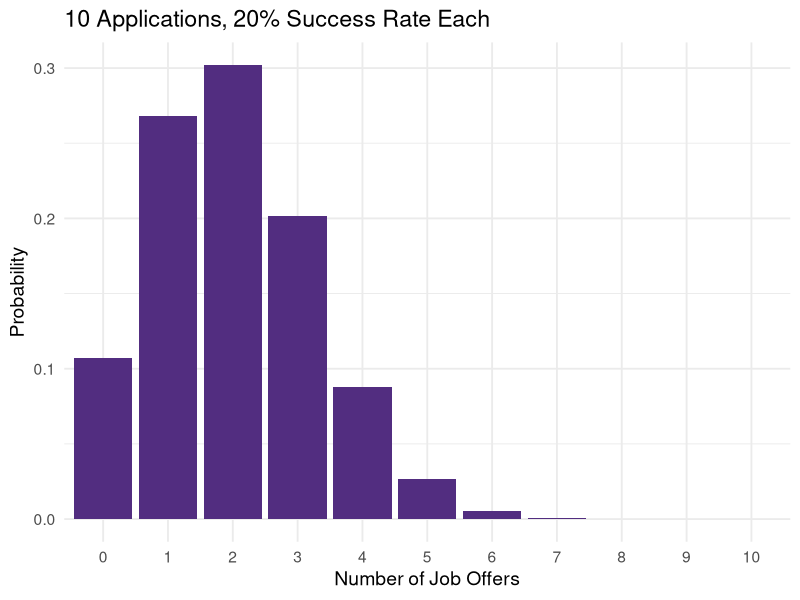
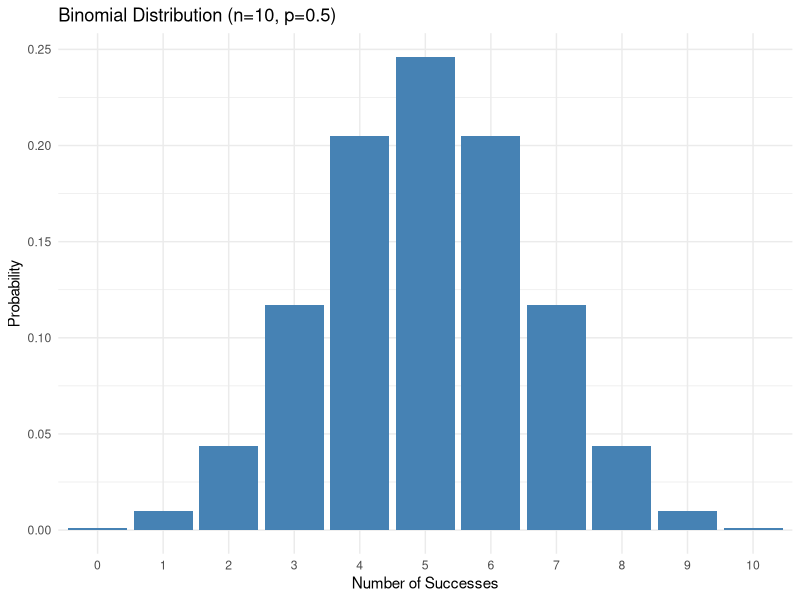
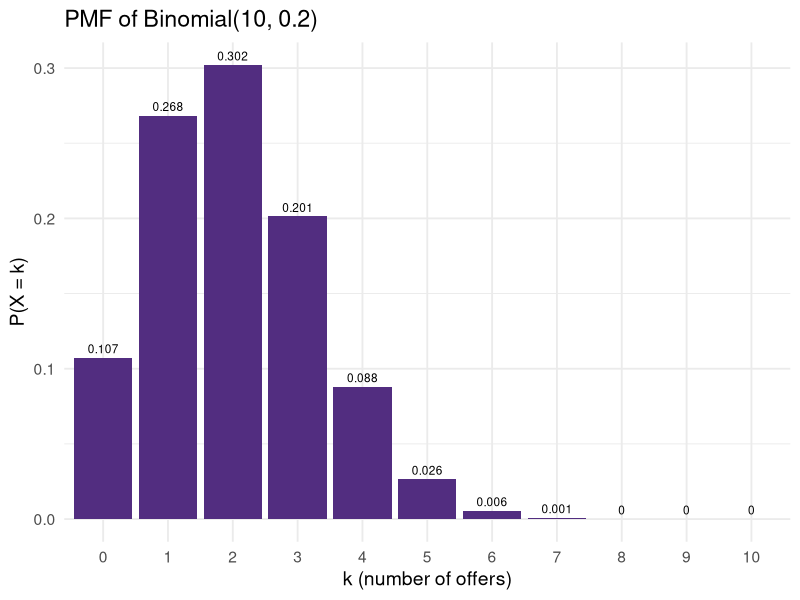
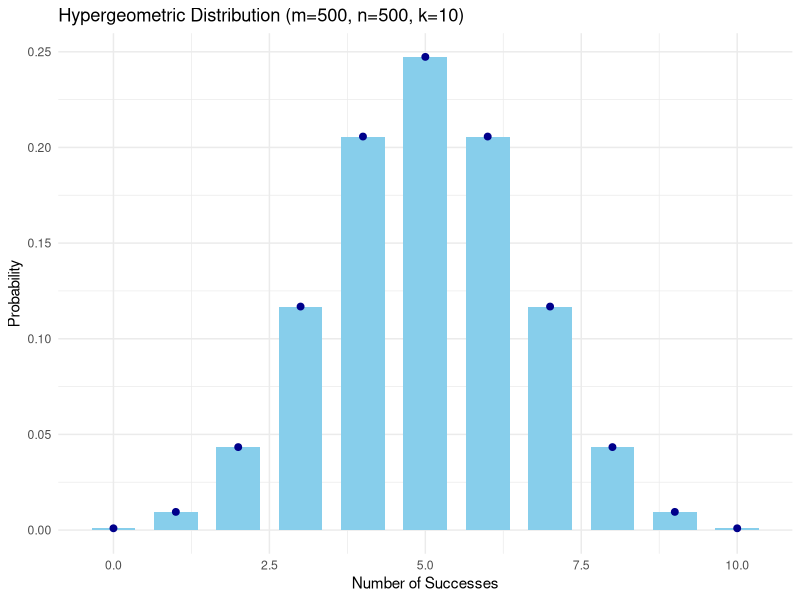
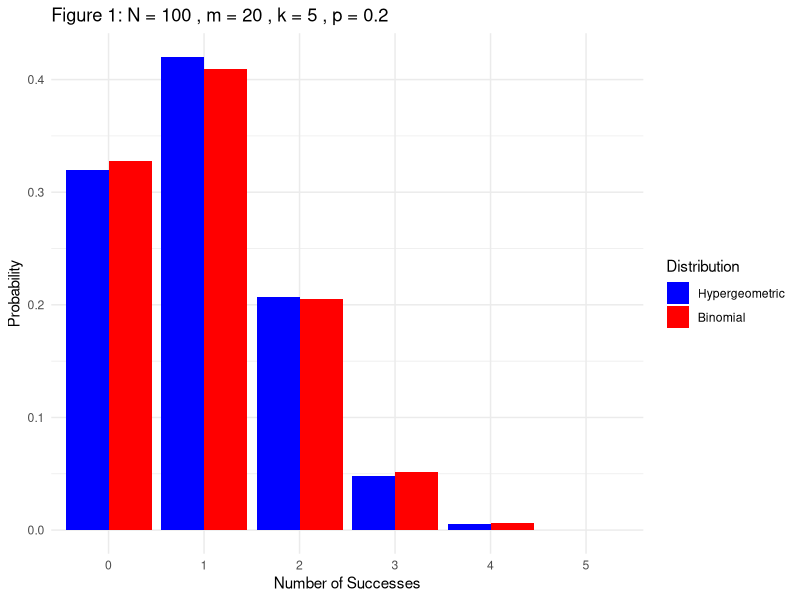
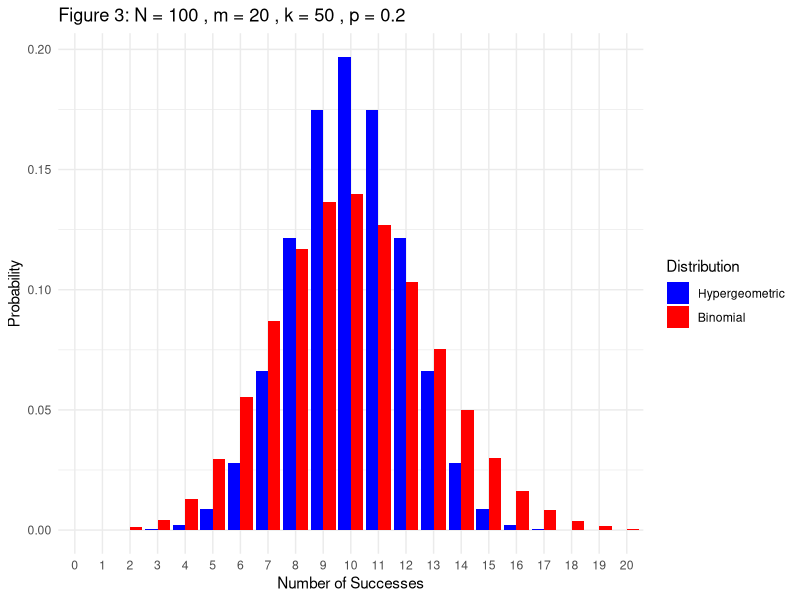
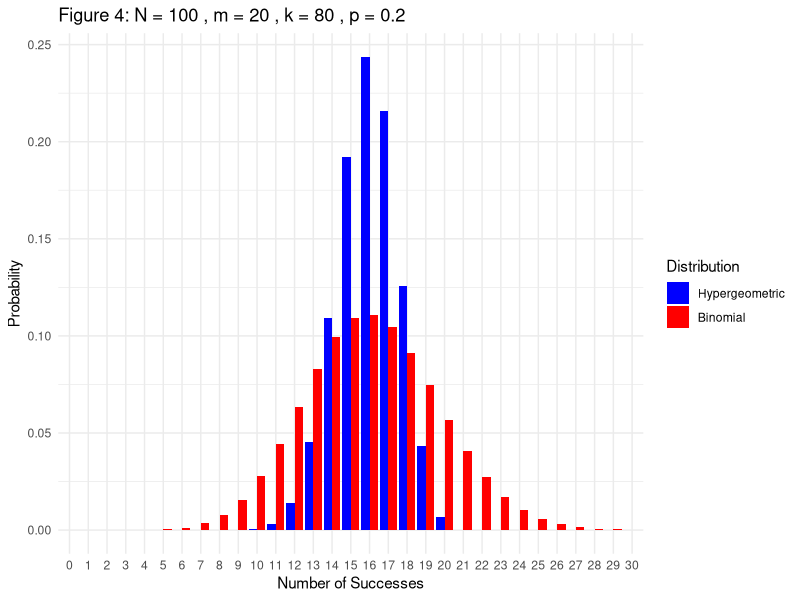
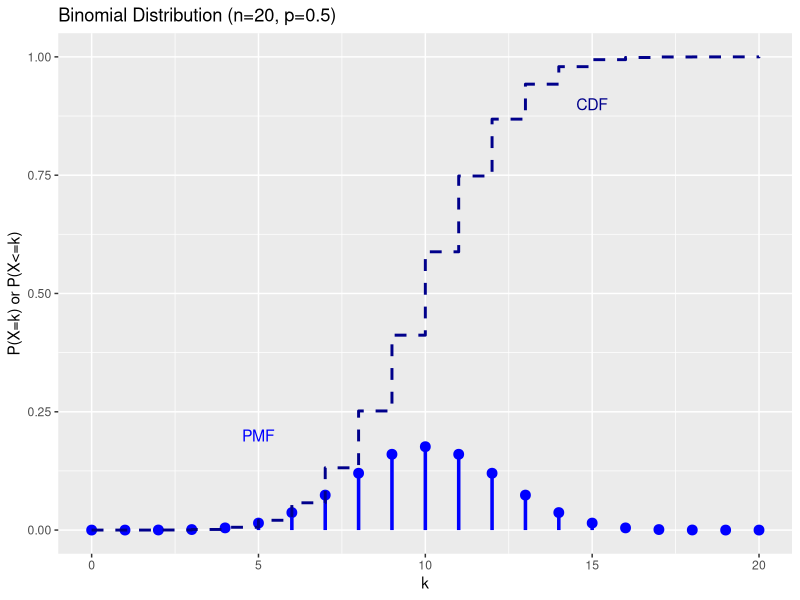

The R script that drew these images, in order:
## ---- chunk 1
#| echo: false
#| fig-height: 4
library(ggplot2)
plot_data <- data.frame(
  x = 0:10,
  probability = dbinom(0:10, size = 10, prob = 0.2)
)
ggplot(plot_data, aes(x = factor(x), y = probability)) +
  geom_col(fill = "#522D80") +
  labs(x = "Number of Job Offers", y = "Probability",
       title = "10 Applications, 20% Success Rate Each") +
  theme_minimal(base_size = 14)
## ---- chunk 2
library(ggplot2)

# Set up the parameters
n <- 10        # number of trials
p <- 0.5       # probability of success

# Create a data frame with all possible outcomes (0 to n)
# and their probabilities using dbinom()
plot_data <- data.frame(
  x = 0:n,
  probability = dbinom(0:n, size = n, prob = p)
)

# Plot the distribution
ggplot(plot_data, aes(x = factor(x), y = probability)) +
  geom_col(fill = "steelblue") +
  labs(x = "Number of Successes",
       y = "Probability",
       title = "Binomial Distribution (n=10, p=0.5)") +
  theme_minimal()
## ---- chunk 3
# What is the probability of getting exactly 3 heads in 10 coin flips?
dbinom(3, size = 10, prob = 0.5)

# What is the probability of getting 3 or fewer heads?
pbinom(3, size = 10, prob = 0.5)

# Generate 5 random binomial draws (n=10, p=0.5)
rbinom(5, size = 10, prob = 0.5)
## ---- chunk 4
#| echo: false
#| fig-height: 3
library(ggplot2)
plot_data <- data.frame(
  k = 0:10,
  prob = dbinom(0:10, size = 10, prob = 0.2)
)
ggplot(plot_data, aes(x = factor(k), y = prob)) +
  geom_col(fill = "#522D80") +
  geom_text(aes(label = round(prob, 3)), vjust = -0.5, size = 3) +
  labs(x = "k (number of offers)", y = "P(X = k)",
       title = "PMF of Binomial(10, 0.2)") +
  theme_minimal(base_size = 14)
## ---- chunk 5
#| echo: true
# P(exactly 2 offers from 10 applications, 20% success rate)
dbinom(2, size = 10, prob = 0.2)
## ---- chunk 6
#| echo: true

# Hypergeometric: P(X <= 1) where X = number of women selected
# phyper gives us P(X <= x)

phyper(1,           # x = 1 or fewer women
       m = 500,     # number of women in population
       n = 500,     # number of men in population
       k = 10)      # number of selections
## ---- chunk 7
# Load the ggplot2 package
library(ggplot2)

# Set parameters for the hypergeometric distribution
m <- 500  # Number of successes in the population
n <- 500  # Number of failures in the population
k <- 10   # Number of draws (sample size)

# Define the range of possible successes in the sample
x <- 0:k

# Calculate the probability mass function
probabilities <- dhyper(x, m, n, k)

# Create a data frame for plotting
df <- data.frame(Successes = x, Probability = probabilities)

# Plot using ggplot2
ggplot(df, aes(x = Successes, y = Probability)) +
  geom_col(fill = "skyblue", width = 0.7) +
  geom_point(color = "darkblue", size = 2) +
  labs(title = "Hypergeometric Distribution (m=500, n=500, k=10)",
       x = "Number of Successes",
       y = "Probability") +
  theme_minimal()


## ---- chunk 8

# Number of trials (number of employees selected)
k <- 10

# Total population size (total employees)
N <- 1000

# Number of successes in the population (number of women)
m <- 500

# Probability of success in the binomial distribution
p <- m / N  # Since the population is 50% women

# Hypergeometric Distribution
# Calculate P(X <= 1)
P_hyper <- phyper(1, m, N - m, k)
cat("Hypergeometric P(X <= 1):", P_hyper, "\n")

# Binomial Distribution
# Calculate P(X <= 1)
P_binom <- pbinom(1, size = k, prob = p)
cat("Binomial P(X <= 1):", P_binom, "\n")

## ---- chunk 9
# Load necessary libraries
library(ggplot2)
library(reshape2)

# Parameters
N <- 100      # Total population size
m <- 20       # Number of successes in the population
k <- 5        # Sample size (small relative to N)
p <- m / N    # Probability of success

# Possible number of successes
x_vals <- 0:min(k, m)

# Hypergeometric PMF
hyper_pmf <- dhyper(x_vals, m, N - m, k)

# Binomial PMF
binom_pmf <- dbinom(x_vals, size = k, prob = p)

# Create a data frame for plotting
df <- data.frame(
  x = x_vals,
  Hypergeometric = hyper_pmf,
  Binomial = binom_pmf
)

# Melt the data frame for ggplot2
df_melt <- melt(df, id.vars = 'x', variable.name = 'Distribution', value.name = 'Probability')

# Generate the plot
ggplot(df_melt, aes(x = factor(x), y = Probability, fill = Distribution)) +
  geom_bar(stat = 'identity', position = 'dodge') +
  labs(
    title = paste('Figure 1: N =', N, ', m =', m, ', k =', k, ', p =', round(p, 2)),
    x = 'Number of Successes',
    y = 'Probability'
  ) +
  scale_fill_manual(values = c('blue', 'red')) +
  theme_minimal()

## ---- chunk 10
# Load necessary libraries
library(ggplot2)
library(reshape2)

# Parameters
N <- 100
m <- 20
k <- 50      # Sample size is 50% of N
p <- m / N

# Possible number of successes
x_vals <- 0:min(k, m)

# Hypergeometric PMF
hyper_pmf <- dhyper(x_vals, m, N - m, k)

# Binomial PMF
binom_pmf <- dbinom(x_vals, size = k, prob = p)

# Create a data frame for plotting
df <- data.frame(
  x = x_vals,
  Hypergeometric = hyper_pmf,
  Binomial = binom_pmf
)

# Melt the data frame for ggplot2
df_melt <- melt(df, id.vars = 'x', variable.name = 'Distribution', value.name = 'Probability')

# Generate the plot
ggplot(df_melt, aes(x = factor(x), y = Probability, fill = Distribution)) +
  geom_bar(stat = 'identity', position = 'dodge') +
  labs(
    title = paste('Figure 3: N =', N, ', m =', m, ', k =', k, ', p =', round(p, 2)),
    x = 'Number of Successes',
    y = 'Probability'
  ) +
  scale_fill_manual(values = c('blue', 'red')) +
  theme_minimal()

## ---- chunk 11
# Load necessary libraries
library(ggplot2)
library(reshape2)

# Parameters
N <- 100       # Total population size
m <- 20        # Number of successes in the population
k <- 80        # Sample size is 80% of N
p <- m / N     # Probability of success

# Possible number of successes from 0 to 30
x_vals <- 0:30  # Extend x_vals to cover 0 to 30 successes

# Hypergeometric PMF
# For x > min(k, m), the hypergeometric PMF is zero
hyper_pmf <- dhyper(x_vals, m, N - m, k)

# Binomial PMF
binom_pmf <- dbinom(x_vals, size = k, prob = p)

# Create a data frame for plotting
df <- data.frame(
  x = x_vals,
  Hypergeometric = hyper_pmf,
  Binomial = binom_pmf
)

# Melt the data frame for ggplot2
df_melt <- melt(df, id.vars = 'x', variable.name = 'Distribution', value.name = 'Probability')

# Generate the plot with bar plot style
ggplot(df_melt, aes(x = factor(x), y = Probability, fill = Distribution)) +
  geom_bar(stat = 'identity', position = 'dodge') +
  labs(
    title = paste('Figure 4: N =', N, ', m =', m, ', k =', k, ', p =', round(p, 2)),
    x = 'Number of Successes',
    y = 'Probability'
  ) +
  scale_fill_manual(values = c('blue', 'red')) +
  theme_minimal()


## ---- chunk 12
#| echo: true

# Add them up
dbinom(0, 10, 0.2) + dbinom(1, 10, 0.2) + dbinom(2, 10, 0.2)

# OR just use the CDF directly!
pbinom(2, 10, 0.2)  # P(X <= 2)
## ---- chunk 13
#| echo: true
# P(more than 2 offers) = 1 - P(2 or fewer)
1 - pbinom(2, 10, 0.2)
## ---- chunk 14
# Load necessary libraries
library(ggplot2)

# Parameters for Binomial Distribution
n <- 20
p <- 0.5
x <- 0:n

# Binomial distribution
binom_pmf <- dbinom(x, size = n, prob = p)
binom_cdf <- pbinom(x, size = n, prob = p)

# Create data frame for plotting
binom_data <- data.frame(x = x, pmf = binom_pmf, cdf = binom_cdf)

# Binomial Distribution: PMF and CDF on the same plot
ggplot() +
  geom_segment(aes(x = binom_data$x, xend = binom_data$x, y = 0, yend = binom_data$pmf),
               color = "blue", linewidth = 1.2) +
  geom_point(aes(x = binom_data$x, y = binom_data$pmf), color = "blue", size = 3) +
  labs(title = "Binomial Distribution (n=20, p=0.5)", x = "k", y = "P(X=k) or P(X<=k)") +
  geom_step(aes(x = binom_data$x, y = binom_data$cdf), color = "darkblue", linetype = "dashed", linewidth = 1) +
  annotate("text", x = 15, y = 0.9, label = "CDF", color = "darkblue", size = 4) +
  annotate("text", x = 5, y = 0.2, label = "PMF", color = "blue", size = 4)

## ---- chunk 15
# Load necessary libraries
library(ggplot2)

# Parameters for Uniform Distribution
n <- 20
x <- 0:n

# Uniform distribution
uniform_pmf <- rep(1 / (n + 1), n + 1)
uniform_cdf <- cumsum(uniform_pmf)

# Create data frame for plotting
uniform_data <- data.frame(x = x, pmf = uniform_pmf, cdf = uniform_cdf)

# Uniform Distribution: PMF and CDF on the same plot
ggplot() +
  geom_segment(aes(x = uniform_data$x, xend = uniform_data$x, y = 0, yend = uniform_data$pmf),
               color = "red", linewidth = 1.2) +
  geom_point(aes(x = uniform_data$x, y = uniform_data$pmf), color = "red", size = 3) +
  labs(title = "Uniform Distribution (n=20)", x = "k", y = "P(X=k) or P(X<=k)") +
  geom_step(aes(x = uniform_data$x, y = uniform_data$cdf), color = "darkred", linetype = "dashed", linewidth = 1) +
  annotate("text", x = 15, y = 0.9, label = "CDF", color = "darkred", size = 4) +
  annotate("text", x = 5, y = 0.05, label = "PMF", color = "red", size = 4)

## ---- chunk 16
# Load necessary libraries
library(ggplot2)
library(gridExtra)

# Function to create binomial distribution plot
binom_plot <- function(size, prob) {
  x <- 0:size
  y <- dbinom(x, size, prob)
  mean_value <- size * prob
  data <- data.frame(x = x, y = y)

  ggplot(data, aes(x = x, y = y)) +
    geom_bar(stat = "identity", fill = "gray", color = "black", width = 0.7) +
    theme_minimal() +
    labs(x = "x", y = "f(x)", title = paste("Bin(", size, ",", prob, ")")) +
    theme(
      plot.title = element_text(hjust = 0.5, size = 14, face = "bold"),
      axis.title.x = element_text(size = 12),
      axis.title.y = element_text(size = 12)
    ) +
    geom_vline(xintercept = mean_value, linetype = "dashed", color = "black") +
    geom_point(aes(x = mean_value, y = 0), shape = 24, fill = "gray", size = 5)
}

# Function to create hypergeometric distribution plot
hgeom_plot <- function(m, n, k) {
  x <- 0:k
  y <- dhyper(x, m, n, k)
  mean_value <- k * m / (m + n)
  data <- data.frame(x = x, y = y)

  ggplot(data, aes(x = x, y = y)) +
    geom_bar(stat = "identity", fill = "gray", color = "black", width = 0.7) +
    theme_minimal() +
    labs(x = "x", y = "f(x)", title = "Hypergeom") +
    theme(
      plot.title = element_text(hjust = 0.5, size = 14, face = "bold"),
      axis.title.x = element_text(size = 12),
      axis.title.y = element_text(size = 12)
    ) +
    geom_vline(xintercept = mean_value, linetype = "dashed", color = "black") +
    geom_point(aes(x = mean_value, y = 0), shape = 24, fill = "gray", size = 5)
}

# Function to create uniform distribution plot
uniform_plot <- function(size) {
  x <- 0:size
  y <- dunif(x, min = 0, max = size)
  mean_value <- size / 2
  data <- data.frame(x = x, y = y)

  ggplot(data, aes(x = x, y = y)) +
    geom_bar(stat = "identity", fill = "gray", color = "black", width = 0.7) +
    theme_minimal() +
    labs(x = "x", y = "f(x)", title = "Uniform") +
    theme(
      plot.title = element_text(hjust = 0.5, size = 14, face = "bold"),
      axis.title.x = element_text(size = 12),
      axis.title.y = element_text(size = 12)
    ) +
    geom_vline(xintercept = mean_value, linetype = "dashed", color = "black") +
    geom_point(aes(x = mean_value, y = 0), shape = 24, fill = "gray", size = 5)
}

# Generate the plots
plot1 <- binom_plot(10, 0.5)   # Binomial with p = 0.5
plot2 <- binom_plot(10, 0.25)  # Binomial with p = 0.25
plot3 <- hgeom_plot(m = 20, n = 15, k = 10)  # Hypergeometric distribution parameters
plot4 <- uniform_plot(10)  # Uniform distribution over {0, 1, ..., 10}

# Arrange plots in a 2x2 grid
grid.arrange(plot1, plot2, plot3, plot4, ncol = 2)



## ---- chunk 17
library(ggplot2)

# Parameters
p <- 0.3  # probability of success on each trial

# Create data: possible number of failures (0, 1, 2, ..., 15)
# and their probabilities using dgeom()
plot_data <- data.frame(
  failures = 0:15,
  probability = dgeom(0:15, prob = p)
)

# Plot the distribution
ggplot(plot_data, aes(x = factor(failures), y = probability)) +
  geom_col(fill = "steelblue") +
  labs(x = "Number of Failures Before First Success",
       y = "Probability",
       title = "Geometric Distribution (p = 0.3)") +
  theme_minimal()
## ---- chunk 18
#| echo: false
#| fig-height: 4
library(ggplot2)
library(patchwork)

set.seed(42)
# Consistent archer
archer1 <- data.frame(x = rnorm(50, 0, 0.5), y = rnorm(50, 0, 0.5))
# Inconsistent archer
archer2 <- data.frame(x = rnorm(50, 0, 2), y = rnorm(50, 0, 2))

p1 <- ggplot(archer1, aes(x, y)) +
  geom_point(color = "#522D80", size = 2, alpha = 0.7) +
  geom_point(aes(x = 0, y = 0), color = "#F66733", size = 4, shape = 3, stroke = 2) +
  xlim(-6, 6) + ylim(-6, 6) +
  labs(title = "Archer A: Consistent", subtitle = "Low variance") +
  theme_minimal() +
  theme(axis.title = element_blank(), axis.text = element_blank())

p2 <- ggplot(archer2, aes(x, y)) +
  geom_point(color = "#522D80", size = 2, alpha = 0.7) +
  geom_point(aes(x = 0, y = 0), color = "#F66733", size = 4, shape = 3, stroke = 2) +
  xlim(-6, 6) + ylim(-6, 6) +
  labs(title = "Archer B: All Over the Place", subtitle = "High variance") +
  theme_minimal() +
  theme(axis.title = element_blank(), axis.text = element_blank())

p1 + p2
## ---- chunk 19
#| echo: false
#| fig-height: 4.5
library(ggplot2)

set.seed(123)
dist_1 <- rnorm(1000, mean = 0, sd = 1)
dist_2 <- rnorm(1000, mean = 0, sd = 2)

df <- data.frame(
  value = c(dist_1, dist_2),
  group = rep(c("Low Variance (SD=1)", "High Variance (SD=2)"), each = 1000)
)

ggplot(df, aes(x = value, fill = group)) +
  geom_histogram(alpha = 0.6, position = "identity", bins = 50) +
  scale_fill_manual(values = c("#522D80", "#F66733")) +
  labs(title = "Same Mean, Different Spread",
       x = "Value", y = "Count", fill = "") +
  theme_minimal(base_size = 14) +
  theme(legend.position = "top")
